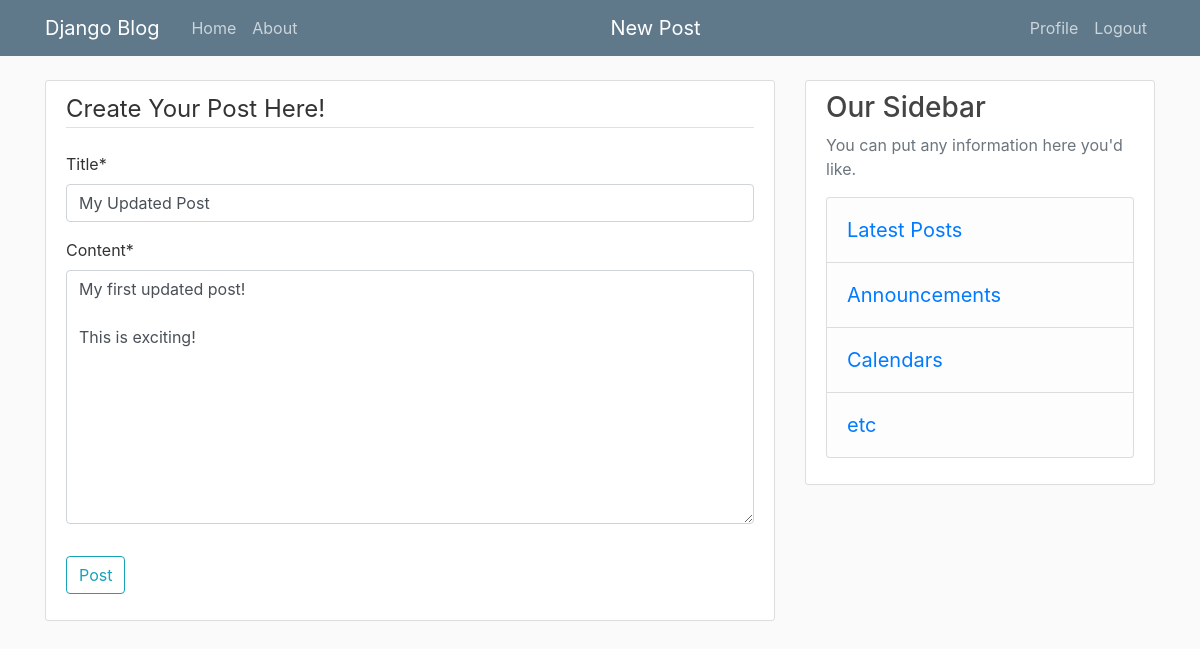
The app's page /post/77/update/ (signed in) with its own data.
### blog/models.py (models this page shows, shortened)
class post(models.Model):
    title = models.CharField(max_length=100)
    author = models.ForeignKey(User, on_delete=models.CASCADE)
    content = models.TextField()
    date_posted = models.DateTimeField(default=timezone.now)

### blog/views.py (the view, shortened to what this page needs)
# urls.py: path('post/<int:pk>/update/', UpdatevieW.as_view(), name='post-update'),
class UpdatevieW(UserPassesTestMixin, LoginRequiredMixin, UpdateView):
    model = post
    fields = ('title', 'content')
    def test_func(self):
        post = self.get_object()
        if self.request.user == post.author:
            return True
        else:
            return False

### blog/templates/blog/post_form.html (shortened to what this page needs)
{% extends 'blog/base.html' %}
{% load crispy_forms_tags %}
{% block content %}
    <div class="content-section">
        <form method="post" class="uniform">
            <fieldset class="form-group">
                <legend class="border-bottom mb-4">Create Your Post Here!</legend>
                {{form|crispy}}
            </fieldset>
            <div class="form-group">
                <button class="btn btn-outline-info" type="submit">Post</button>
            </div>
        </form>
    </div>
{% endblock content %}

### blog/static/blog/main.css (style rules this page uses)
body { background: #fafafa; color: #333333; margin-top: 5rem; }
.content-section { background: #ffffff; padding: 10px 20px; border: 1px solid #dddddd; border-radius: 3px; margin-bottom: 20px; }

### records on screen
post: title "My Updated Post", content "My first updated post! This is exciting!"
